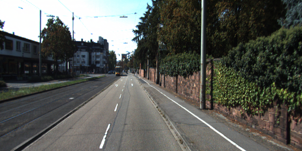
#> input picture 1.png, 302 x 151 px
$ python triming.py
#> lines starting #> are read from the running program, lines starting #| are printed output that depends on the picture
from PIL import Image

# 画像を開く
image = Image.open("1.png")
#> image is the input picture: PIL image 302x151 RGBA; mean R, G, B, A 89.4, 90.9, 85.6, 255

# 中央部分をトリミング
left = (image.width - 128) // 2  # 横方向の開始位置
#> left = 87
top = 0  # 縦方向はそのまま
right = left + 128  # 横方向の終了位置
#> right = 215
bottom = 128  # 縦方向の終了位置

cropped_image = image.crop((left, top, right, bottom))
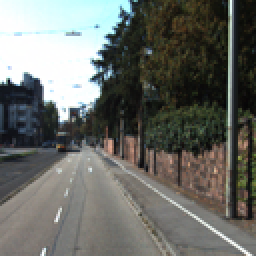
#> cropped_image: PIL image 128x128 RGBA (shown 2 times larger); mean R, G, B, A 104.8, 106.8, 101.8, 255

# 画像を保存
cropped_image.save("2.png")

print("中央部分をトリミングして2.pngとして保存しました")
